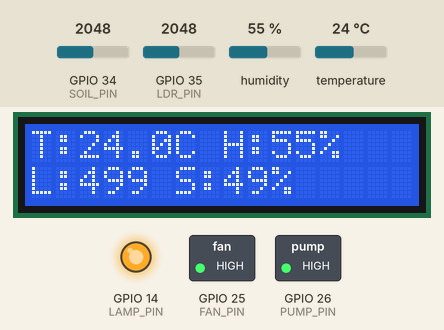
Recording of a sketch running on a simulated ESP32. Parts: 16×2 character LCD, switched loads named in the sketch (green lamp = pin HIGH), output pins drawn as LEDs (lit = HIGH). The test bench sets the inputs (shaded band); at power-on: temperature 24 °C, GPIO 34 (SOIL_PIN) = 2048, GPIO 35 (LDR_PIN) = 2048, humidity 55 %. WiFi joins after 1.5 s; servers stay silent unless stated.

Above: at 4.5 s.
4.6 s: temperature set to 29 °C
At 8.5 s:
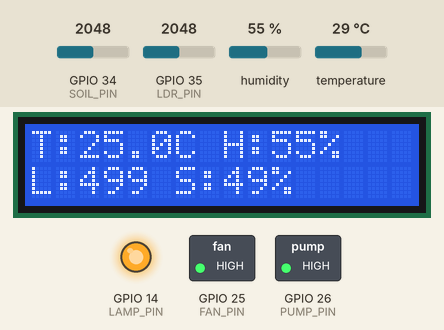
14.5 s: temperature set to 32 °C
At 18.8 s:
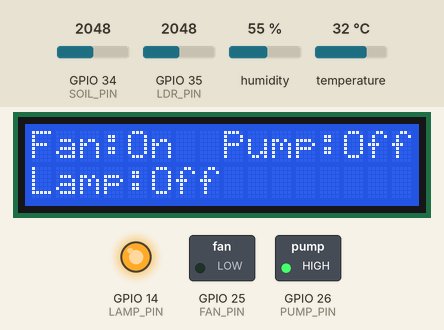
24.4 s: GPIO 34 (SOIL_PIN) set to 2793
At 28.5 s:
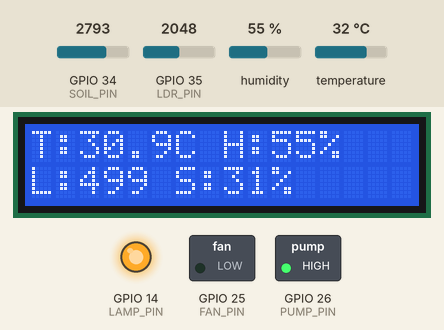
31.3 s: GPIO 34 (SOIL_PIN) set to 2854
At 34.6 s:
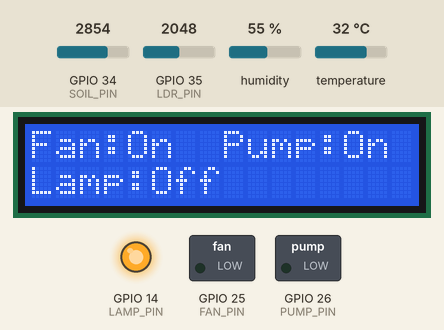
41.2 s: GPIO 35 (LDR_PIN) set to 3239
At 44.2 s:
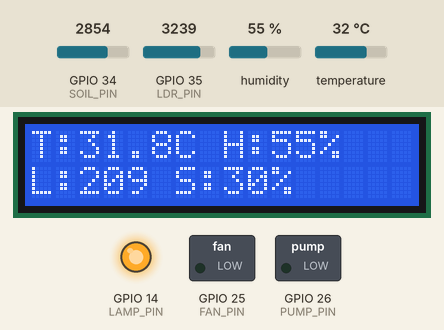
47.3 s: GPIO 35 (LDR_PIN) set to 3301
At 50.3 s:
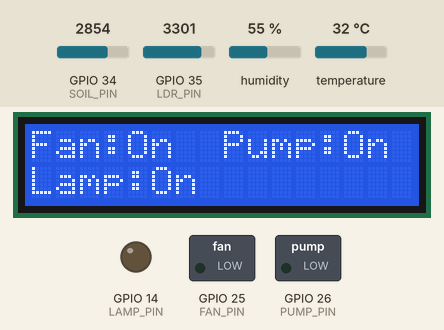
Timing chart, 0 to 51.8 s (numbered marks = the images above; inputs shaded):
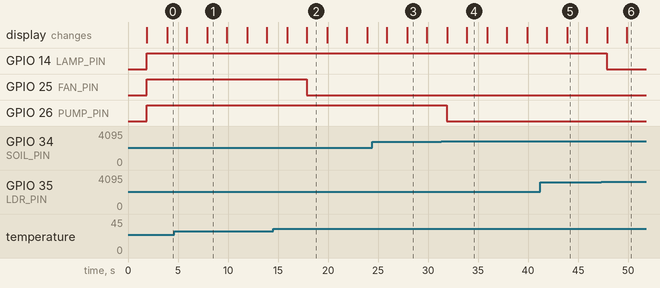

Measured:
- the behaviour switches between 30 and 31 °C on temperature (found by bisection; images 1 and 2)
- the behaviour switches between 2825 and 2826 on GPIO 34 (SOIL_PIN) (found by bisection; images 3 and 4)
- the behaviour switches between 3271 and 3272 on GPIO 35 (LDR_PIN) (found by bisection; images 5 and 6)
- after the input at 4.6 s, the display: first differs from a run without the input after 3.3 s (image 1)
- after the input at 14.5 s, GPIO 25 (FAN_PIN): HIGH → LOW after 3.4 s instead of 7.4 s
- after the input at 31.3 s, GPIO 26 (PUMP_PIN): HIGH → LOW after 0.59 s
- after the input at 47.3 s, GPIO 14 (LAMP_PIN): HIGH → LOW after 0.59 s

The sketch:

smart_terrarium.ino
```cpp
// ---------- BLYNK (isi dengan data dari Blynk IoT) ----------
#define BLYNK_TEMPLATE_ID "TMPL6SioZ_zVj"
#define BLYNK_TEMPLATE_NAME "Smart Terrarium"
#define BLYNK_AUTH_TOKEN "ZADzqHpht5BlpH1VlvNAo0g49vdTM_rk"

// ---------- Libraries ----------
#include <WiFi.h>
#include <BlynkSimpleEsp32.h>
#include <Wire.h>
#include <LiquidCrystal_I2C.h>
#include "DHT.h"

// ---------- WiFi ----------
char ssid[] = "Your Wifi name";
char pass[] = "Your Wifi Password";

// ---------- Pins ----------
#define DHTPIN     4
#define DHTTYPE    DHT11
#define SOIL_PIN   34
#define LDR_PIN    35
#define FAN_PIN    25
#define PUMP_PIN   26
#define LAMP_PIN   14

// ---------- Objects ----------
DHT dht(DHTPIN, DHTTYPE);
LiquidCrystal_I2C lcd(0x27, 16, 2);
BlynkTimer timer;

// ---------- Virtual Pins ----------
const int VPIN_TEMP  = V0;
const int VPIN_HUM   = V1;
const int VPIN_SOIL  = V2;
const int VPIN_LIGHT = V3;
const int VPIN_FAN   = V4;
const int VPIN_PUMP  = V5;
const int VPIN_LAMP  = V6;
const int VPIN_MODE  = V7;

// Status virtual pins
const int VPIN_TEMP_STATUS  = V8;
const int VPIN_SOIL_STATUS  = V9;
const int VPIN_LIGHT_STATUS = V10;

// ---------- State variables ----------
bool autoMode = true;
bool manualFan = false;
bool manualPump = false;
bool manualLamp = false;
bool fanState = false;
bool pumpState = false;
bool lampState = false;
float tempAvg = NAN;
float humAvg  = NAN;
const float alpha = 0.2;

// ---------- Helper functions ----------
bool readDHTsafe(float &t, float &h) {
  for (int i = 0; i < 3; ++i) {
    t = dht.readTemperature();
    h = dht.readHumidity();
    if (!isnan(t) && !isnan(h) && t >= -10 && t <= 60 && h >= 0 && h <= 100) return true;
    delay(400);
  }
  return false;
}

int soilToPercent(int raw) {
  int p = map(raw, 4095, 0, 0, 100);
  return constrain(p, 0, 100);
}

int lightToLux(int raw) {
  int lux = map(raw, 4095, 0, 0, 1000);
  return constrain(lux, 0, 1000);
}

// ---------- Fuzzy Category ----------
String getTempCategory(float t) {
  if (t <= 26) return "Cold";
  else if (t < 28) return "Normal";
  else return "Hot";
}

String getSoilCategory(int s) {
  if (s <= 30) return "Dry";
  else if (s < 50) return "Normal";
  else return "Watery";
}

String getLightCategory(int lux) {
  if (lux <= 200) return "Dark";
  else if (lux < 400) return "Normal";
  else return "Light";
}

// ---------- Fuzzy ----------
void fuzzyControl(float temp, int soilPct, int lux) {
  String tempCat = getTempCategory(temp);
  String soilCat = getSoilCategory(soilPct);
  String lightCat = getLightCategory(lux);

  fanState = (tempCat == "Hot");

  pumpState = (soilCat == "Dry");

  lampState = (lightCat == "Dark");

  // Kirim status kategori ke Blynk
  Blynk.virtualWrite(VPIN_TEMP_STATUS, tempCat);
  Blynk.virtualWrite(VPIN_SOIL_STATUS, soilCat);
  Blynk.virtualWrite(VPIN_LIGHT_STATUS, lightCat);
}

// ---------- Blynk Handlers ----------
BLYNK_WRITE(VPIN_MODE)  { autoMode = (param.asInt() == 0); }
BLYNK_WRITE(VPIN_FAN)   { manualFan  = (param.asInt() != 0); }
BLYNK_WRITE(VPIN_PUMP)  { manualPump = (param.asInt() != 0); }
BLYNK_WRITE(VPIN_LAMP)  { manualLamp = (param.asInt() != 0); }

// ---------- Main Sensor Function ----------
int lcdPage = 0;

void sendSensorData() {
  float t, h;
  bool ok = readDHTsafe(t, h);

  if (ok) {
    if (isnan(tempAvg)) tempAvg = t; else tempAvg = (1 - alpha) * tempAvg + alpha * t;
    if (isnan(humAvg))  humAvg  = h; else humAvg  = (1 - alpha) * humAvg  + alpha * h;
  }

  int soilPct = soilToPercent(analogRead(SOIL_PIN));
  int lux     = lightToLux(analogRead(LDR_PIN));

  // Auto/Manual Control
  if (autoMode) {
    fuzzyControl(tempAvg, soilPct, lux);
  } else {
    fanState  = manualFan;
    pumpState = manualPump;
    lampState = manualLamp;
  }

  // Output ke pin (active LOW relay)
  digitalWrite(FAN_PIN,  fanState  ? LOW : HIGH);
  digitalWrite(PUMP_PIN, pumpState ? LOW : HIGH);
  digitalWrite(LAMP_PIN, lampState ? LOW : HIGH);

  // Kirim data sensor ke Blynk
  if (!isnan(tempAvg)) Blynk.virtualWrite(VPIN_TEMP, tempAvg);
  if (!isnan(humAvg))  Blynk.virtualWrite(VPIN_HUM, humAvg);
  Blynk.virtualWrite(VPIN_SOIL, soilPct);
  Blynk.virtualWrite(VPIN_LIGHT, lux);
  Blynk.virtualWrite(VPIN_FAN, fanState);
  Blynk.virtualWrite(VPIN_PUMP, pumpState);
  Blynk.virtualWrite(VPIN_LAMP, lampState);

  // LCD Display (bergantian)
  lcd.clear();
  if (lcdPage == 0) {
    lcd.setCursor(0,0);
    lcd.print("T:");
    lcd.print(tempAvg,1);
    lcd.print("C H:");
    lcd.print(humAvg,0);
    lcd.print("%");

    lcd.setCursor(0,1);
    lcd.print("L:");
    lcd.print(lux);
    lcd.print(" S:");
    lcd.print(soilPct);
    lcd.print("%");
  } else {
    lcd.setCursor(0,0);
    lcd.print("Fan:");
    lcd.print(fanState ? "On " : "Off");
    lcd.print(" Pump:");
    lcd.print(pumpState ? "On" : "Off");

    lcd.setCursor(0,1);
    lcd.print("Lamp:");
    lcd.print(lampState ? "On" : "Off");
  }

  lcdPage = (lcdPage + 1) % 2;
}

// ---------- Setup ----------
void setup() {
  Serial.begin(115200);
  Blynk.begin(BLYNK_AUTH_TOKEN, ssid, pass);
  dht.begin();
  lcd.init();
  lcd.backlight();

  pinMode(FAN_PIN, OUTPUT);
  pinMode(PUMP_PIN, OUTPUT);
  pinMode(LAMP_PIN, OUTPUT);

  digitalWrite(FAN_PIN, HIGH);
  digitalWrite(PUMP_PIN, HIGH);
  digitalWrite(LAMP_PIN, HIGH);

  timer.setInterval(2000L, sendSensorData);

  lcd.setCursor(0,0);
  lcd.print("Smart Terrarium");
  lcd.setCursor(0,1);
  lcd.print("Connecting WiFi");
}

// ---------- Loop ----------
void loop() {
  Blynk.run();
  timer.run();
}
```
